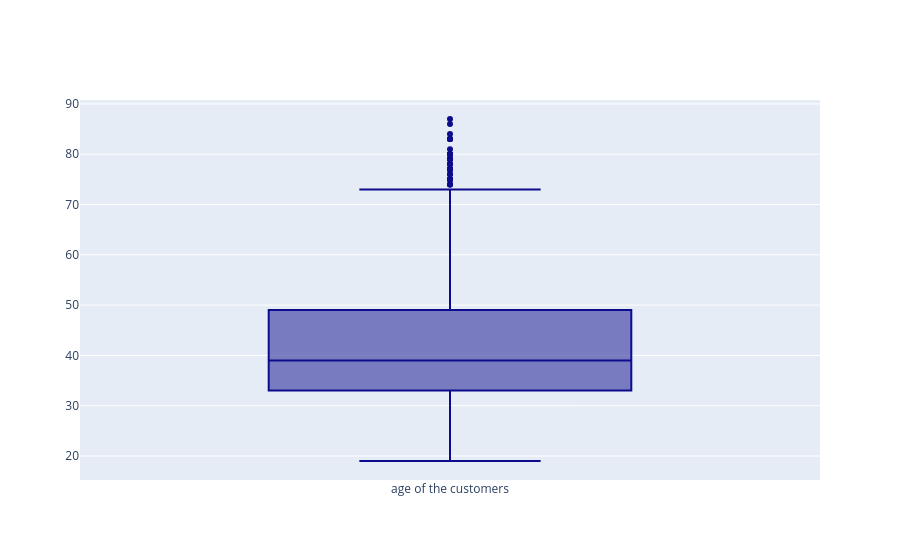

This figure's notebook cell:
### Code cell
plot1 = go.Box(
    y=df.age,
    name = 'age of the customers',
    marker = dict(
        color = 'rgb(12, 12, 140)',
    )
)
iplot([plot1])

### Figure 1 — Plotly figure (JSON) as saved in the notebook; plotly's stock layout.template omitted (floating-point values rounded to 4 significant figures; data arrays with more than 128 entries replaced by an {"elided": "..."} marker saying what was removed)
{"data": [{"marker": {"color": "rgb(12, 12, 140)"}, "name": "age of the customers", "y": {"elided": "4521 int values"}, "type": "box"}], "layout": {}}
